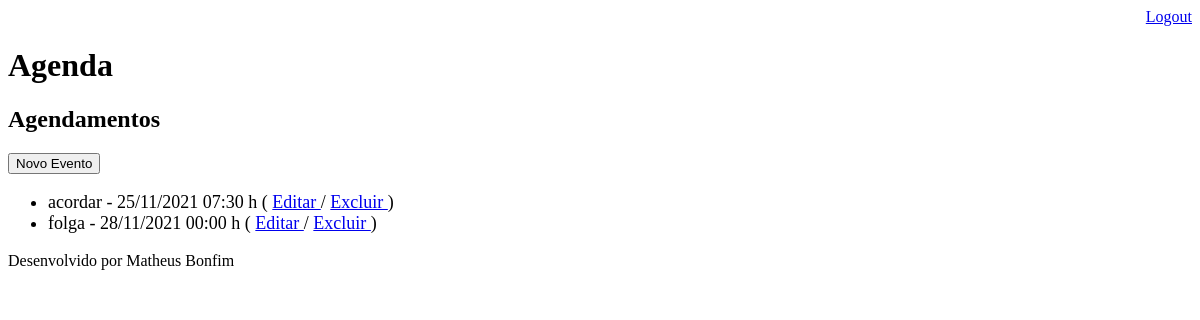
Page /agenda/ (signed in) on the earlier database version.
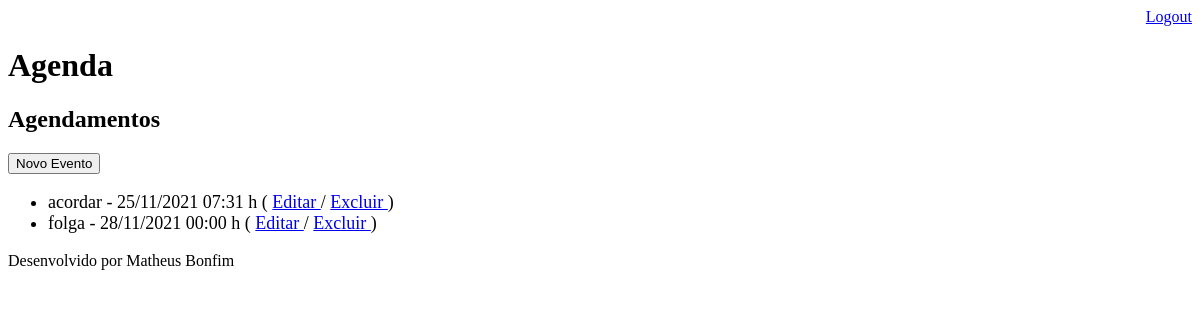
Same page on the later database version.
### core/models.py (models this page shows, shortened)
class Evento(models.Model):
    titulo = models.CharField(max_length=100)
    descricao = models.TextField(blank=True, null=True)
    data_evento = models.DateTimeField(verbose_name='Data do Evento')
    data_criacao = models.DateTimeField(auto_now=True)
    usuario = models.ForeignKey(User, on_delete=models.CASCADE)
    class Meta:
        db_table = 'evento'
    def get_data_evento(self):
        return self.data_evento.strftime('%d/%m/%Y %H:%M h')
    def get_evento_atrasado(self):
        if self.data_evento < datetime.now():
            return True
        else:
            return False

### core/views.py (the view)
# urls.py: path('agenda/', views.lista_eventos),
@login_required(login_url='/login/')
def lista_eventos(request):
    usuario = request.user
    data_atual = datetime.now() - timedelta(hours=1)
    evento = Evento.objects.filter(usuario=usuario,
                                   data_evento__gt=data_atual)
    dados = {'eventos':evento}
    return render(request, 'agenda.html', dados)

### templates/agenda.html (shortened to what this page needs)
{% extends "model-page.html" %}
{% block content %}
      <h2>Agendamentos</h2>
      <a href="evento/">
      <button type="button">Novo Evento</button>
      </a>
      <ul style="font-size: 18px">
          {% for evento in eventos %}
                <li>
                    <div style=>
                        {{ evento.titulo }} - {{ evento.get_data_evento}}
                        ( <a href="evento/?id={{ evento.id }}"> Editar </a>
                        / <a href="evento/delete/{{ evento.id }}"> Excluir </a>)
                    </div>
                </li>
          {% endfor %}
      </ul>
{% endblock %}

Differences in the rows shown:
changed Evento "acordar": get_data_evento "25/11/2021 07:30 h" → "25/11/2021 07:31 h"
